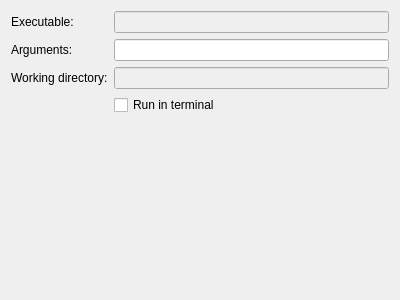
<?xml version="1.0" encoding="UTF-8"?>
<ui version="4.0">
 <class>NimRunConfigurationWidget</class>
 <widget class="QWidget" name="NimRunConfigurationWidget">
  <property name="geometry">
   <rect>
    <x>0</x>
    <y>0</y>
    <width>400</width>
    <height>300</height>
   </rect>
  </property>
  <property name="windowTitle">
   <string>Form</string>
  </property>
  <layout class="QVBoxLayout" name="verticalLayout">
   <item>
    <layout class="QFormLayout" name="formLayout">
     <item row="0" column="0">
      <widget class="QLabel" name="executableLabel">
       <property name="text">
        <string>Executable:</string>
       </property>
      </widget>
     </item>
     <item row="0" column="1">
      <widget class="QLineEdit" name="executableLineEdit">
       <property name="enabled">
        <bool>false</bool>
       </property>
      </widget>
     </item>
     <item row="1" column="0">
      <widget class="QLabel" name="argumentsLabel">
       <property name="text">
        <string>Arguments:</string>
       </property>
      </widget>
     </item>
     <item row="1" column="1">
      <widget class="QLineEdit" name="argumentsLineEdit"/>
     </item>
     <item row="2" column="0">
      <widget class="QLabel" name="workingDirectoryLabel">
       <property name="text">
        <string>Working directory:</string>
       </property>
      </widget>
     </item>
     <item row="2" column="1">
      <widget class="QLineEdit" name="workingDirectoryLineEdit">
       <property name="enabled">
        <bool>false</bool>
       </property>
      </widget>
     </item>
     <item row="3" column="0">
      <widget class="QLabel" name="runInTerminalLabel">
       <property name="text">
        <string/>
       </property>
      </widget>
     </item>
     <item row="3" column="1">
      <widget class="QCheckBox" name="runInTerminalCheckBox">
       <property name="text">
        <string>Run in terminal</string>
       </property>
      </widget>
     </item>
    </layout>
   </item>
  </layout>
 </widget>
 <resources/>
 <connections/>
</ui>
